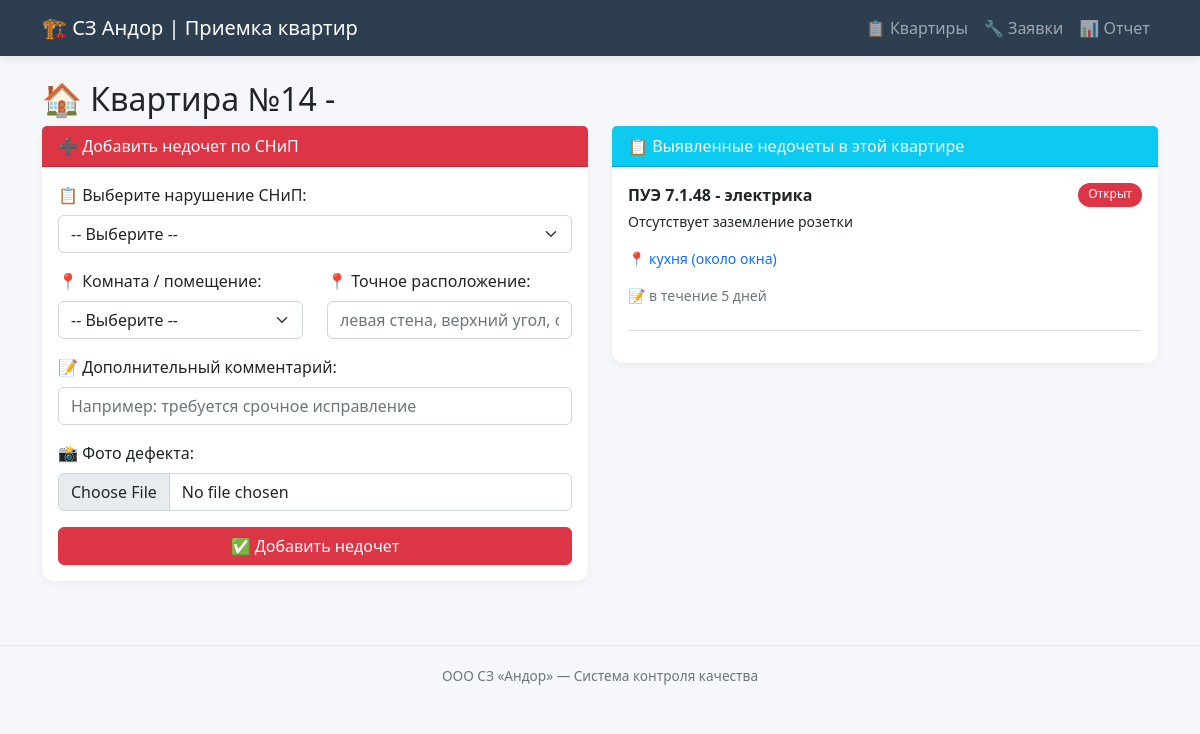
The app's page /flat/554, older data.
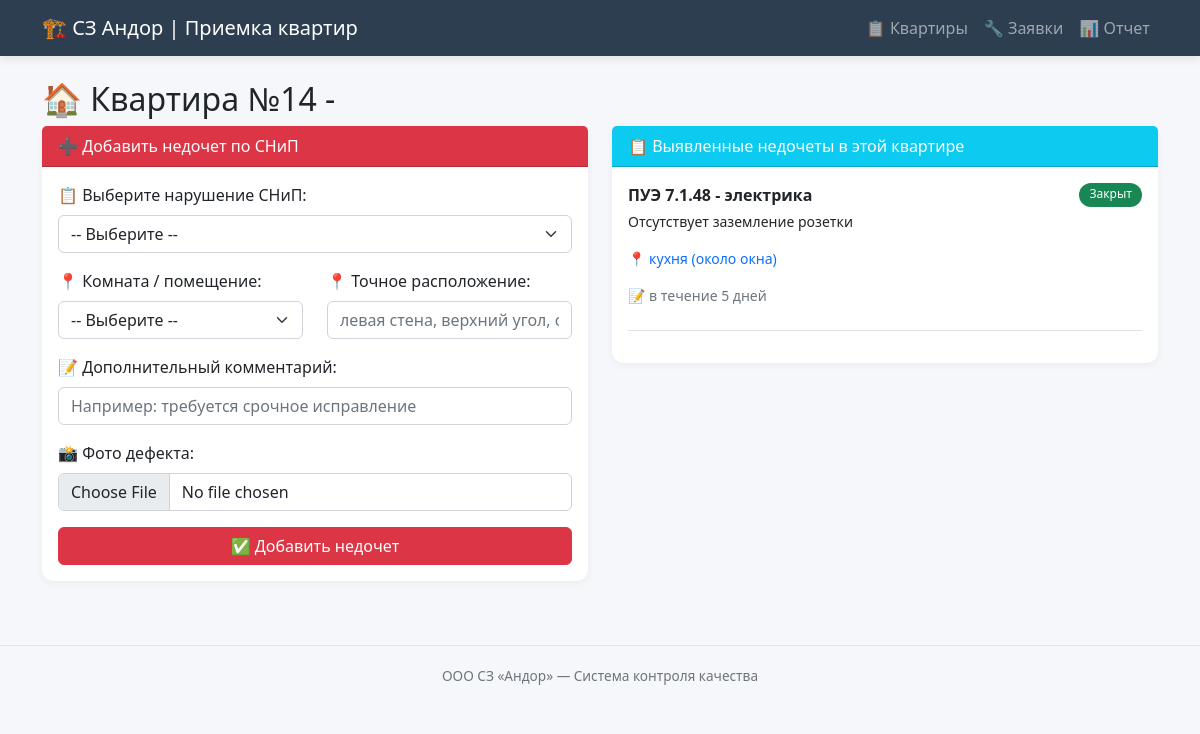
The same page, newer data.
### tables this page shows
CREATE TABLE defects (
            id INTEGER PRIMARY KEY AUTOINCREMENT,
            flat_id INTEGER NOT NULL,
            snip_defect_id INTEGER NOT NULL,
            room TEXT,
            location_detail TEXT,
            comment TEXT,
            photo_path TEXT,
            status TEXT DEFAULT 'open',
            created_at TIMESTAMP,
            fixed_at TIMESTAMP,
            FOREIGN KEY (flat_id) REFERENCES flats(id),
            FOREIGN KEY (snip_defect_id) REFERENCES snip_defects(id)
        );

CREATE TABLE snip_defects (
            id INTEGER PRIMARY KEY AUTOINCREMENT,
            code TEXT NOT NULL,
            category TEXT NOT NULL,
            description TEXT NOT NULL,
            severity TEXT NOT NULL
        );

### app.py (the view)
@app.route('/flat/<int:flat_id>')
def flat(flat_id):
    conn = get_db()
    flat = conn.execute('SELECT * FROM flats WHERE id = ?', (flat_id,)).fetchone()
    defects = conn.execute('''
        SELECT d.*, s.code, s.category, s.description, s.severity
        FROM defects d
        JOIN snip_defects s ON d.snip_defect_id = s.id
        WHERE d.flat_id = ?
        ORDER BY d.created_at DESC
    ''', (flat_id,)).fetchall()
    snip_defects = conn.execute('SELECT * FROM snip_defects ORDER BY category, code').fetchall()
    conn.close()
    return render_template('flat.html', flat=flat, defects=defects, snip_defects=snip_defects)

### app.py (called while the page is built)
def get_db():
    conn = sqlite3.connect(DB_PATH)
    conn.row_factory = sqlite3.Row
    return conn

### templates/flat.html (shortened to what this page needs)
{% extends "base.html" %}
{% block content %}
<h2>🏠 Квартира №{{ flat.number }} - {{ flat.building }}</h2>
<div class="row">
    <div class="col-md-6">
        <div class="card mb-4">
            <div class="card-header bg-danger text-white">
                ➕ Добавить недочет по СНиП
            </div>
            <div class="card-body">
                <form method="POST" action="/add_defect" enctype="multipart/form-data">
                    <div class="mb-3">
                        <label class="form-label">📋 Выберите нарушение СНиП:</label>
                        <select name="snip_defect_id" class="form-select" required>
                            <option value="">-- Выберите --</option>
                        </select>
                    </div>
                    <div class="row mb-3">
                        <div class="col-md-6">
                            <label class="form-label">📍 Комната / помещение:</label>
                            <select name="room" class="form-select" required>
                                <option value="">-- Выберите --</option>
                            </select>
                        </div>
                        <div class="col-md-6">
                            <label class="form-label">📍 Точное расположение:</label>
                            <input type="text" name="location_detail" class="form-control" placeholder="левая стена, верхний угол, около розетки...">
                        </div>
                    </div>
                    <div class="mb-3">
                        <label class="form-label">📝 Дополнительный комментарий:</label>
                        <input type="text" name="comment" class="form-control" placeholder="Например: требуется срочное исправление">
                    </div>
                    <div class="mb-3">
                        <label class="form-label">📸 Фото дефекта:</label>
                        <input type="file" name="photo" class="form-control" accept="image/*" capture="environment">
                    </div>
                    <button type="submit" class="btn btn-danger w-100">✅ Добавить недочет</button>
                </form>
            </div>
        </div>
    </div>
    <div class="col-md-6">
        <div class="card">
            <div class="card-header bg-info text-white">
                📋 Выявленные недочеты в этой квартире
            </div>
            <div class="card-body" style="max-height: 500px; overflow-y: auto;">
                {% if defects %}
                    {% for d in defects %}
                    <div class="border-bottom mb-3 pb-2">
                        <div class="d-flex justify-content-between">
                            <strong class="{% if d.severity == 'critical' %}critical{% endif %}">
                                {{ d.code }} - {{ d.category }}
                            </strong>
                            <span class="badge {% if d.status == 'open' %}bg-danger{% elif d.status == 'fixed' %}bg-warning{% else %}bg-success{% endif %}">
                                {{ {'open':'Открыт','fixed':'Исправлен','closed':'Закрыт'}[d.status] }}
                            </span>
                        </div>
                        <p class="small mt-1">{{ d.description }}</p>
                        {% if d.room %}
                            <p class="small text-primary">📍 {{ d.room }}{% if d.location_detail %} ({{ d.location_detail }}){% endif %}</p>
                        {% endif %}
                        {% if d.comment %}<p class="small text-muted">📝 {{ d.comment }}</p>{% endif %}
                    </div>
                    {% endfor %}
                {% else %}
                    <p class="text-success">✅ Недочетов нет. Квартира готова к передаче!</p>
                {% endif %}
            </div>
        </div>
    </div>
</div>
{% endblock %}

Row changes from the older to the newer data that the page shows:
changed defects "кухня": status "Открыт" → "Закрыт"
